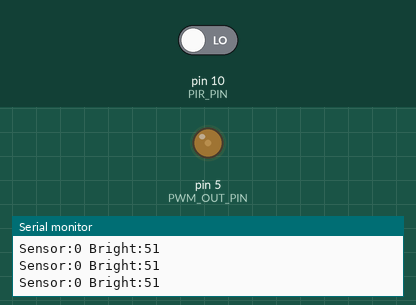
Simulated run of this sketch. Board: Arduino Uno, built with avr-gcc and run on an emulated ATmega328P. On the bench: output pins drawn as LEDs (lit = HIGH), the last lines printed to the serial monitor. The test bench sets the inputs (shaded band); at power-on: pin 10 (PIR_PIN) LOW.

Above: at 1.2 s.
1.3 s: pin 10 (PIR_PIN) driven HIGH
At 1.76 s:
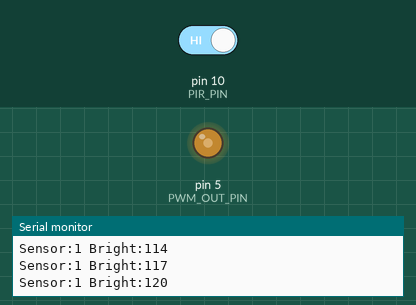
At 3.7 s:
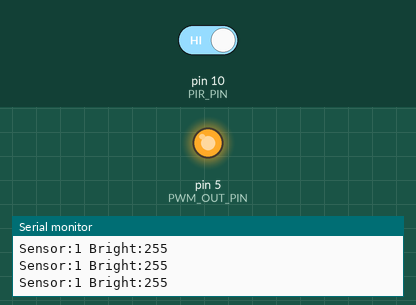
Timing chart, 0 to 5.2 s (numbered marks = the images above; inputs shaded):
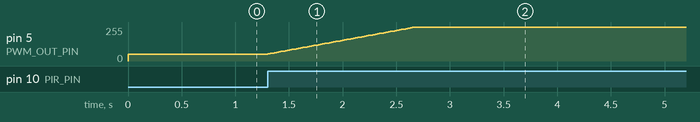

The sketch:

c3_pir_pwm.ino
```cpp
#define PIR_PIN 10
#define PWM_OUT_PIN 5

// 亮度参数 0~255
const unsigned long DELAY_MS = 5000;  //延迟5秒
const int BRIGHT_STANDBY  = 51;   // 20%亮度
const int BRIGHT_FULL     = 255;  // 100%亮度

// 状态变量
unsigned long leaveTime = 0;
bool humanDetectFlag = false;
int targetBright = BRIGHT_STANDBY;
int currentBright = BRIGHT_STANDBY;

void setup() {
  Serial.begin(115200);
  pinMode(PIR_PIN, INPUT);
  pinMode(PWM_OUT_PIN, OUTPUT);

  // 上电默认20%亮度
  analogWrite(PWM_OUT_PIN, currentBright);
}

void loop() {
  int sensorVal = digitalRead(PIR_PIN);
  unsigned long now = millis();

  // 检测到人，切满亮，重置计时
  if (sensorVal == HIGH) {
    humanDetectFlag = true;
    leaveTime = now;
    targetBright = BRIGHT_FULL;
  }
  // 无人时判断是否超时5秒
  else {
    if (humanDetectFlag) {
      if (now - leaveTime >= DELAY_MS) {
        targetBright = BRIGHT_STANDBY;
        humanDetectFlag = false;
      }
    }
  }

  // 渐变缓变亮度，不刺眼
  if (currentBright < targetBright) {
    currentBright += 3;
  } else if (currentBright > targetBright) {
    currentBright -= 3;
  }

  analogWrite(PWM_OUT_PIN, currentBright);

  // 串口调试
  Serial.print("Sensor:");
  Serial.print(sensorVal);
  Serial.print(" Bright:");
  Serial.println(currentBright);
  delay(20);
}
```

Measured:
- after the input at 1.3 s, pin 5 (PWM_OUT_PIN): moves from 51/255 to 255/255 over 1.4 s, starting at once
